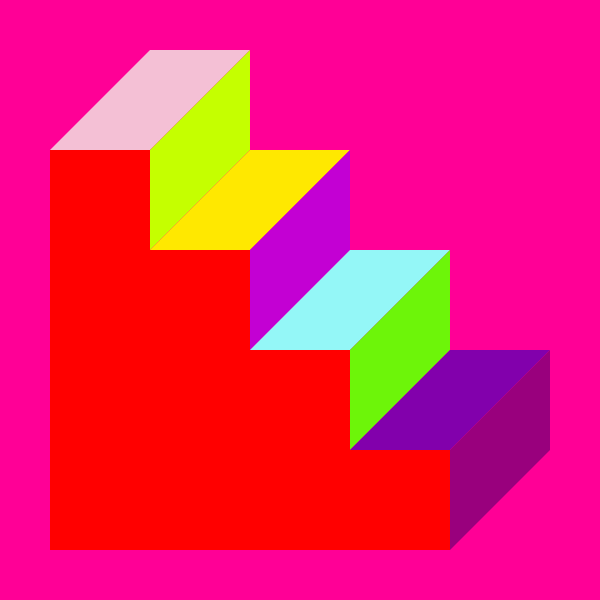
Frame 1 (no input)
Frame 60 (no input): identical to frame 1, image omitted
Frame 120 (the mouse pressed at the canvas centre since frame 60): identical to frame 1, image omitted

The p5.js sketch that drew this single still picture (run headless with seeded random() and noise() and a simulated clock; from frame 60 on, the mouse is pressed at the canvas centre):

// p5.js sketch
// ── sketch.js
// Wall drawing 610: https://d32dm0rphc51dk.cloudfront.net/bfhDvrsRittIuEZHe_QNxQ/large.jpg

function setup() {
  createCanvas(600, 600);
}

function draw() {
  background(255, 0, 150);
  noStroke();
  fill(255, 0, 0);
  quad(50, 150, 150, 150, 150, 550, 50, 550);
  quad(150, 250, 250, 250, 250, 550, 150, 550);
  quad(250, 350, 350, 350, 350, 550, 250, 550);
  quad(350, 450, 450, 450, 450, 550, 350, 550);
  fill(244, 192, 213);
  quad(150, 50, 250, 50, 150, 150, 50, 150);
  fill(197, 255, 0);
  quad(250, 50, 250, 150, 150, 250, 150, 150);
  fill(255, 232, 0);
  quad(250, 150, 350, 150, 250, 250, 150, 250);
  fill(195, 0, 211);
  quad(350, 150, 350, 250, 250, 350, 250, 250);
  fill(148, 247, 247);
  quad(350, 250, 450, 250, 350, 350, 250, 350);
  fill(109, 245, 9);
  quad(450, 250, 450, 350, 350, 450, 350, 350);
  fill(130, 0, 172);
  quad(450, 350, 550, 350, 450, 450, 350, 450);
  fill(153, 0, 125);
  quad(550, 350, 550, 450, 450, 550, 450, 450)
}
